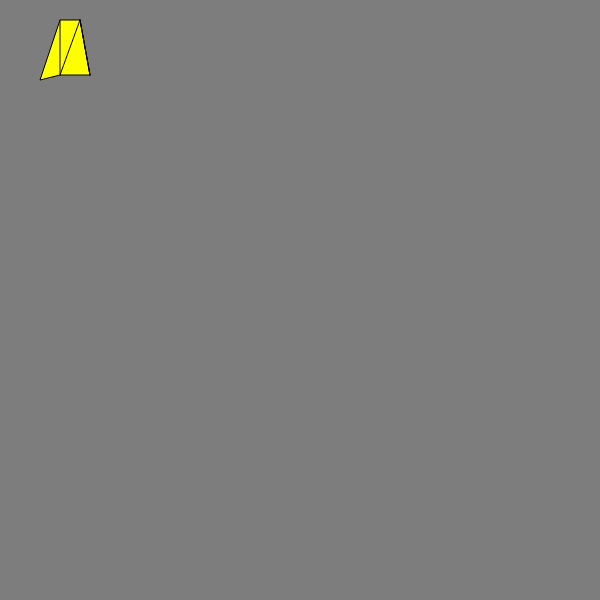
Frame 1 (no input)
Frame 60 (no input): identical to frame 1, image omitted
Frame 120 (the mouse pressed at the canvas centre since frame 60): identical to frame 1, image omitted

The p5.js sketch that drew this single still picture (run headless with seeded random() and noise() and a simulated clock; from frame 60 on, the mouse is pressed at the canvas centre):

// p5.js sketch
// ── sketch.js
let w = 600
let h = 600
function setup() {
  createCanvas(w,h);
}

function draw() {
  fill("yellow")
  stroke("black")
  background(125);
  beginShape(TRIANGLE_STRIP);
  vertex(40, 80);
  vertex(60, 20);
  vertex(60, 75);
  vertex(80, 20);
  vertex(90, 75);
  vertex(80, 20);
  vertex(90, 75);
  endShape();
}
